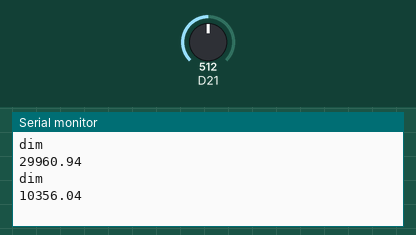
Simulated run of this sketch. Board: Arduino Zero (SAMD21). On the bench: the last lines printed to the serial monitor. The test bench sets the inputs (shaded band); at power-on: D21 = 512 (analog values on the 0–1023 scale).

Above: at 1.8 s.
1.9 s: D21 set to 670
At 2.8 s:
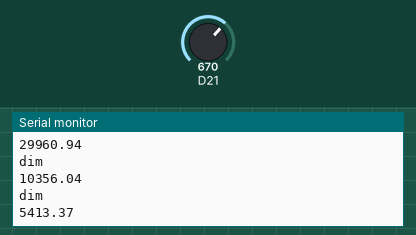
3.4 s: D21 set to 690
At 4.8 s:
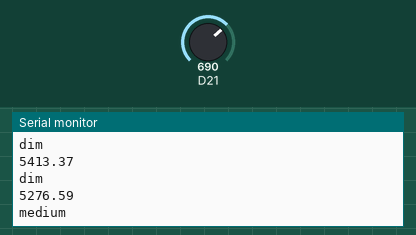
10.6 s: D21 set to 357
At 11.4 s:
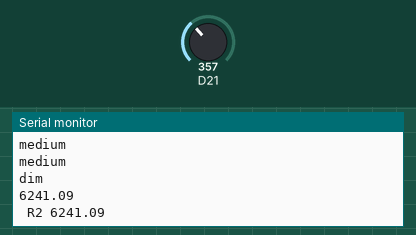
12.1 s: D21 set to 323
At 13.8 s:
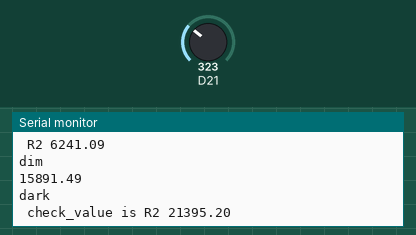
Timing chart, 0 to 15.3 s (numbered marks = the images above; inputs shaded):
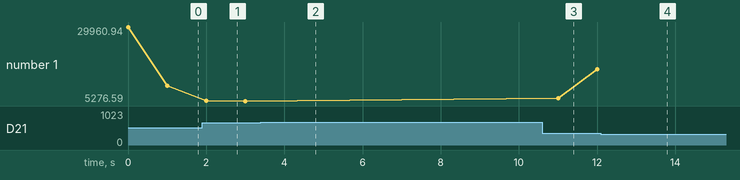

The sketch:

IOT33_Analog_Thermistor.ino
```cpp
#include <SimpleKalmanFilter.h>

/*
 This sample code demonstrates how to use the SimpleKalmanFilter object.
 Use a potentiometer in Analog input A0 as a source for the reference real value.
 Some random noise will be generated over this value and used as a measured value.
 The estimated value obtained from SimpleKalmanFilter should match the real
 reference value.
 SimpleKalmanFilter(e_mea, e_est, q);
 e_mea: Measurement Uncertainty
 e_est: Estimation Uncertainty
 q: Process Noise
 */
SimpleKalmanFilter simpleKalmanFilter(1, 1,0.1);

// Serial output refresh time
const long SERIAL_REFRESH_TIME = 100;
long refresh_time;
float R1 = 10000;
float logR2, R2, T, Tf;
float c1 = 1.009249522e-03, c2 = 2.378405444e-04, c3 = 2.019202697e-07;

// these constants won't change. They are the lowest and highest readings you
// get from your sensor:
const int sensorMin = 0;      // sensor minimum, discovered through experiment
const int sensorMax = 1024;    // sensor maximum, discovered through experiment

uint32_t lastMillis=0;
float check_value;

void setup() {
Serial.begin(9600);
analogReadResolution(10);
}

void loop() {

  //Vo = analogRead(ThermistorPin);
  // change the resolution to 12 bits and read A0
  //analogReadResolution(10);
  //analogReadResolution(8);

  //analogReference(AR_EXTERNAL);


  //R2 = R1 * (4095.0 / (float)Vo - 1.0); // change value to 1023 or 4095
  //logR2 = log(R2);
  //T = (1.0 / (c1 + c2*logR2 + c3*logR2*logR2*logR2));
  //float Tc = T - 273.15;
  //float Tf = (Tc * 9.0)/ 5.0 + 32.0;

  //Serial.print("Temperature: ");
  //Serial.print(Tf);
  //Serial.print(" F; ");
  //Serial.print(Tc);
  //Serial.println(" C");

  //delay(500);

  // read a reference value from A0 and map it from 0 to 100
  float real_value = analogRead(A7); ///1024.0 * 100.0
  float estimated_value = simpleKalmanFilter.updateEstimate(real_value);

  R2 = R1 * (1023.0 / estimated_value - 1.0); // change value to 1023 or 4095
  logR2 = log(R2);
  T = (1.0 / (c1 + c2*logR2 + c3*logR2*logR2*logR2));
  float Tc = T - 273.15;
  //Tf = (Tc * 9.0)/ 5.0 + 32.0;

  // calculate the estimated value with Kalman Filter


  int range = map(real_value, sensorMin, sensorMax, 0, 3);

  // do something different depending on the range value:
  switch (range) {
    case 0:    // your hand is on the sensor
      Serial.println("dark");
      check_value = R2;
      Serial.print(" check_value is R2 ");
      Serial.print(check_value);
      Serial.println();

      break;
    case 1:    // your hand is close to the sensor
      Serial.println("dim");
      Serial.println(R2);
      if ((millis()-lastMillis)>10000){

        if (check_value - R2 >= 100){

            Serial.print(" check_value ");
            //Serial.print(Tf);
            //Serial.print(" F; ");
            Serial.print(check_value);
            Serial.println();
            lastMillis = millis();
            break;
        }
        else if (check_value - R2 < 100){

            Serial.print(" R2 ");
            //Serial.print(Tf);
            //Serial.print(" F; ");
            Serial.print(R2);
            Serial.println();
            lastMillis = millis();
            break;
        }

      }
      break;
    case 2:    // your hand is a few inches from the sensor
      Serial.println("medium");
      break;
    case 3:    // your hand is nowhere near the sensor
      Serial.println("bright");
      break;
  }


  // send to Serial output every 100ms
  // use the Serial Ploter for a good visualization
  //if (millis() > refresh_time) {
    //Serial.print(real_value,4);
    //Serial.print(estimated_value,4);
    //Serial.println();

    //refresh_time = millis() + SERIAL_REFRESH_TIME;
  //}

  //Serial.print(" estimated Temperature: ");

  //Serial.println(estimated_value);
  //Serial.print(" Measure Temperature: ");
  //Serial.print(Tf);
  //Serial.print(" F; ");
  //Serial.print(R2);
  //Serial.println(" C");


   delay(1000);

}
```

Measured:
- the behaviour switches between 682 and 683 on D21 (found by bisection; images 1 and 2)
- the behaviour switches between 342 and 341 on D21 (found by bisection; images 3 and 4)
- after the input at 1.9 s, the serial monitor: prints a new line after 0.10 s (image 1)
- after the input at 3.4 s, the serial monitor: prints a new line after 0.60 s (image 2)
- after the input at 10.6 s, the serial monitor: prints a new line after 0.40 s (image 3)
- after the input at 12.1 s, the serial monitor: prints a new line after 0.90 s (image 4)
- plotted number 1: 10356.04 → 5276.59 after the input at 1.9 s, 5276.59 → 15891.49 after the input at 10.6 s
